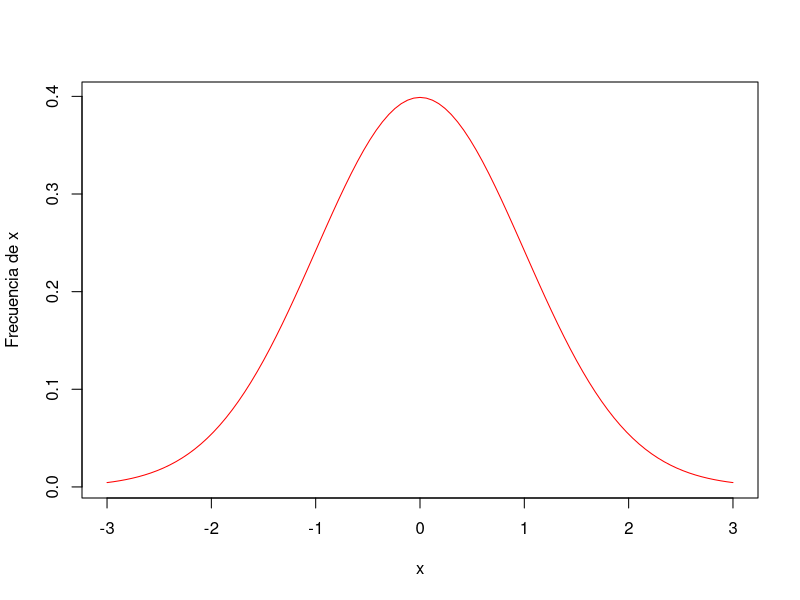
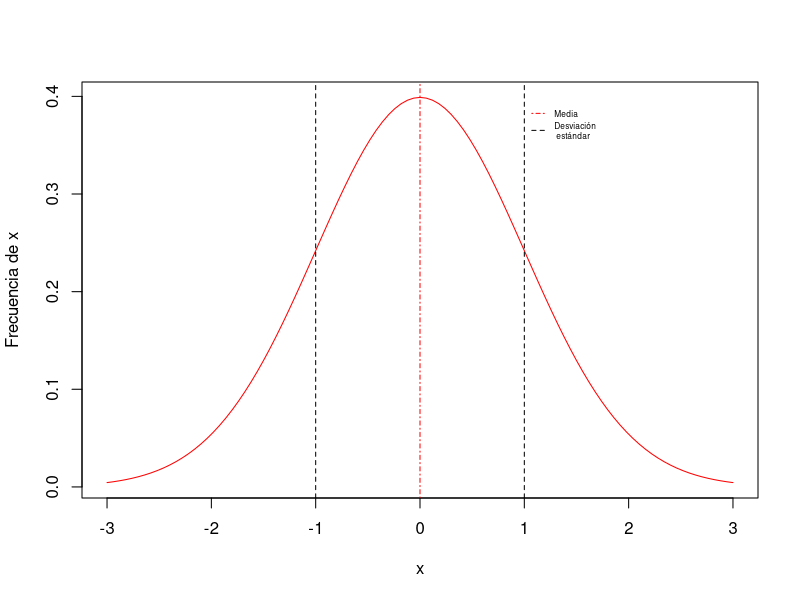
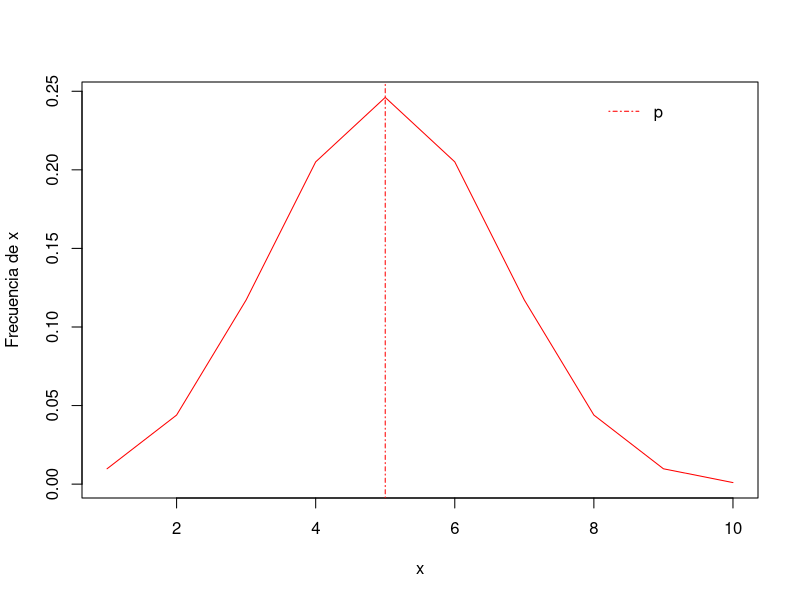

Recreate these plots in R, in order.
## ---- chunk 1
knitr::opts_chunk$set(echo = TRUE)
## ---- chunk 2
curve(dnorm(x, 0, 1), from = -3, to = 3, col = "red",
      ylab = "Frecuencia de x")
## ---- chunk 3
curve(dnorm(x, 0, 1), from = -3, to = 3, col = "red",
      ylab = "Frecuencia de x")
abline(v = 0, col = "red", lty = 4)
abline(v = c(-1, 1), lty = 2)
legend(1, 0.4, col = c("red", "black"), lty = c(4, 2), c("Media", "Desviación\n estándar"), bty = "n", cex = 0.5)
## ---- chunk 4
x <- 1:10
y <- dbinom(x, 10, 0.5)
plot(x, y, type = "l", col = "red", xlab = "x", ylab = "Frecuencia de x")
abline(v = 5, lty = 4, col = "red")
legend(8, 0.25, lty = 4, col = "red", "p", bty = "n")
